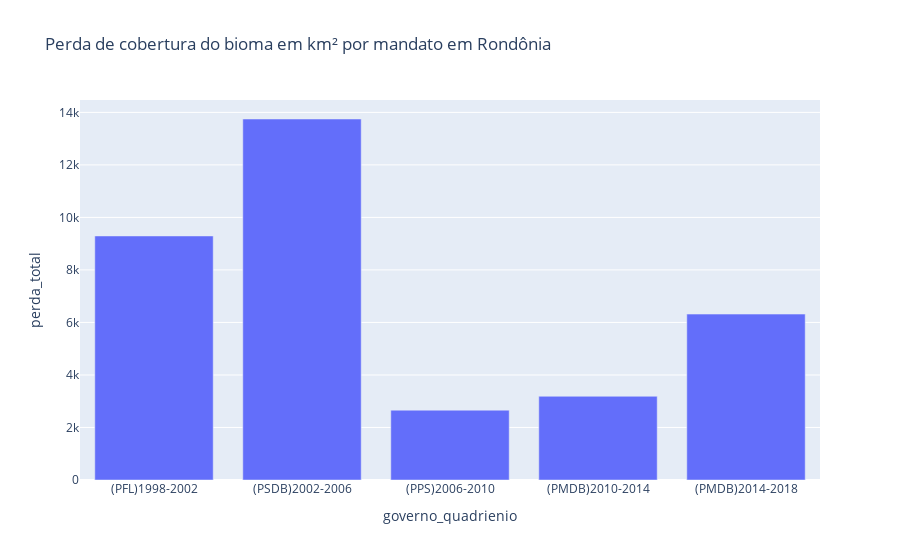

Source (notebook cell):
### Markdown cell above
<b> Gráfico:

### Code cell
fig = px.bar(rondb, x="governo_quadrienio", y="perda_total", title="Perda de cobertura do bioma em km² por mandato em Rondônia")
fig.show()

### Figure 1 — Plotly figure (JSON) as saved in the notebook; plotly's stock layout.template omitted (floating-point values rounded to 4 significant figures)
{"data": [{"alignmentgroup": "True", "hovertemplate": "governo_quadrienio=%{x}<br>perda_total=%{y}<extra></extra>", "legendgroup": "", "marker": {"color": "#636efa"}, "name": "", "offsetgroup": "", "orientation": "v", "showlegend": false, "textposition": "auto", "type": "bar", "x": ["(PFL)1998-2002", "(PSDB)2002-2006", "(PPS)2006-2010", "(PMDB)2010-2014", "(PMDB)2014-2018"], "xaxis": "x", "y": [9294.0, 13750.0, 2659.0, 3188.0, 6318.0], "yaxis": "y"}], "layout": {"barmode": "relative", "legend": {"tracegroupgap": 0}, "title": {"text": "Perda de cobertura do bioma em km² por mandato em Rondônia"}, "xaxis": {"anchor": "y", "domain": [0, 1], "title": {"text": "governo_quadrienio"}}, "yaxis": {"anchor": "x", "domain": [0, 1], "title": {"text": "perda_total"}}}}
